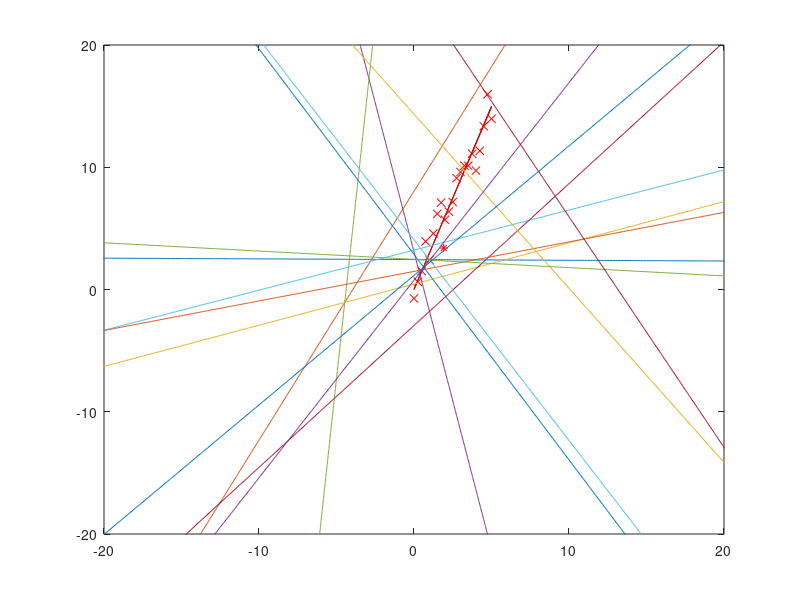

This figure's MATLAB source:
%% Problem 1 {least squares approximation using SVD}
clear
x = 3;  % true slope 
A = [0: .25: 5]'; 
b = A*x + 1*randn(size(A));  %add noise 
plot(A, A*x, 'k'); % true relationship 
hold on 
plot(A,b, 'rx');

[U, S, V] = svd(A,0); % Returns the economy SVD
Xtilde = V*(inv(S))*U'*b;
plot(A, A*Xtilde, 'r');



%% Problem 2 {Ray Detection}
clear
% Data for HW 7, P2 (estimate light-ray amplitude and direction)
m = 4;
sigma = 0.5;
% theta is azimuth angle
theta =[ 3 
 10 
 80 
 150 
];
%  phi is elevation angle
phi =[ 88 
 34 
 30 
 20 
];
p = [ 1.58 
 1.50 
 2.47 
 1.10 
];


q = [];
for i = 1:length(theta)
    n = [cosd(theta(i))*cosd(phi(i)); sind(theta(i))*cosd(phi(i)); sind(phi(i))];
    q = [q n];
end


[U, S, V] = svd(q', 0); %Returns the economy SVD
w = V'*inv(S)*U'*p;

w = w/sigma;
[TH, PHI, alpha] = cart2sph(w(1),w(2),w(3));





%% Problem 3 {Closest Point}
% Data for HW 7, P3 (point closest to the given lines)
clear
n = 2;
m = 15;
P = [ -0.7930, -6.1337, 6.5463, 1.3785, -4.0749, 1.9969, 3.0305, 1.7315, -0.2904, 4.6367, 1.3919, 0.0103, 3.1012, 10.9183, 4.6092;
        2.4518, -4.4494, 2.6530, -3.6324, 3.5452, 3.8776, 0.5708, -0.0375, 1.4084, 7.7409, 3.0078, 2.4676, -1.0208, 4.2206, 6.0331;
        ];
V = [ -1.0000, -0.4409, 0.9477, -0.2011, -0.0852, 0.9502, -0.6529, -0.5113, -0.9721,0.5746, -0.5262, 0.9977, -0.5202, -0.4683, -0.6865;
        0.0058, -0.8976, 0.3193, 0.9796, -0.9964, 0.3115, -0.7575, 0.8594, -0.2347, -0.8184, -0.8504, -0.0676, 0.8540, 0.8836, -0.7272;
        ];


Q = [0, 0 ; 0, 0];
for i = 1:length(V)
    Qn = (eye(2) - (V(:,i:i)*V(:,i:i)'))^2;
    Q = Q + Qn;
end

W = [0 ; 0];
for i = 1:length(P)
    PP = ((eye(2) - (V(:,i:i)*V(:,i:i)'))^2)*(P(:,i:i));
    W = W + PP;
end

zstar = inv(Q)*W;

t=-50:0.1:50;
for i=1:m
    cor=V(:,i)*t+P(:,i)*ones(1,length(t));
    plot(cor(1,:),cor(2,:));
    hold on
end
plot(zstar(1),zstar(2),'*r')
axis([-20 20 -20 20])


